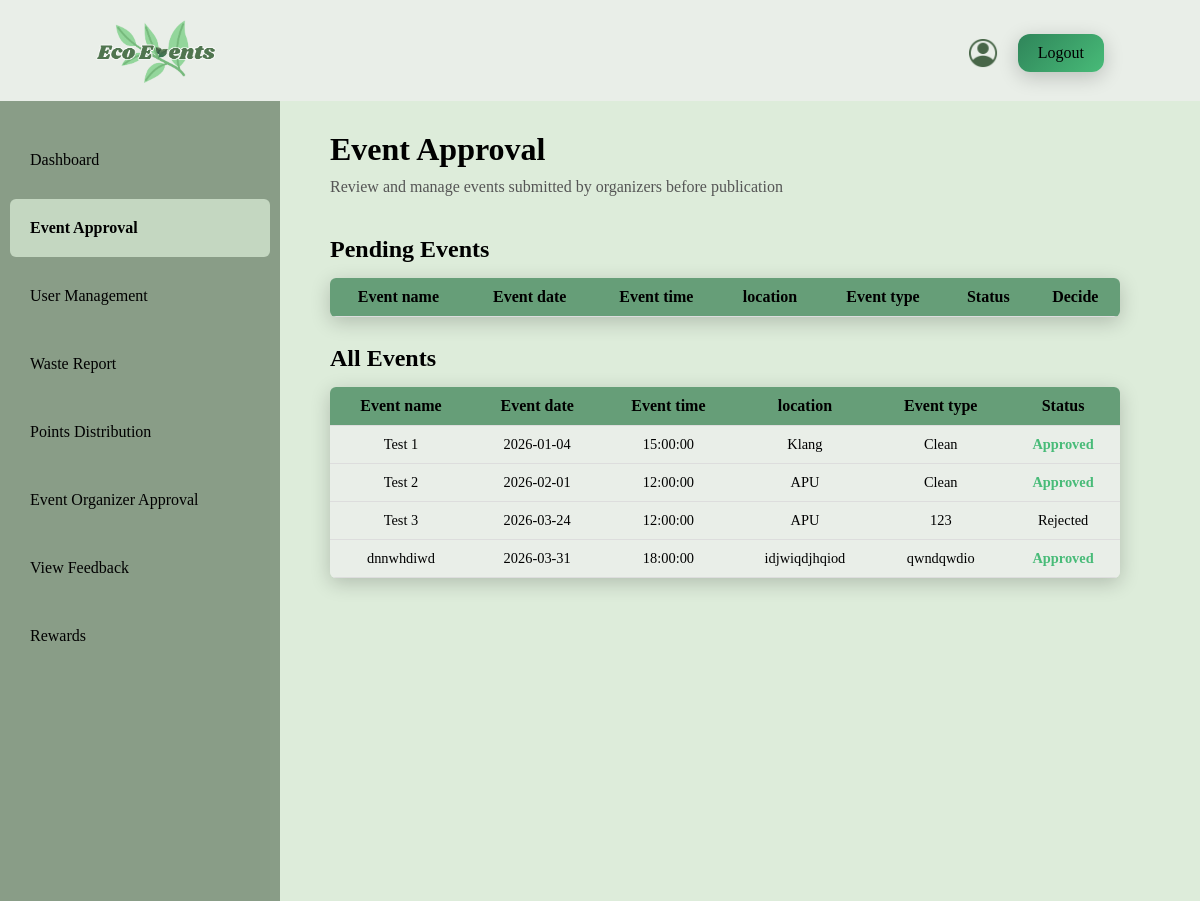
The app's page /Admin/eventApproval.php with its own data.
### tables this page shows
CREATE TABLE `events` (
  `id` int(11) NOT NULL,
  `event_name` varchar(255) NOT NULL,
  `event_date` date NOT NULL,
  `event_time` time DEFAULT NULL,
  `event_location` varchar(255) NOT NULL,
  `event_type` varchar(100) NOT NULL,
  `max_participants` int(11) DEFAULT NULL,
  `description` text DEFAULT NULL,
  `sustainability_goals` text DEFAULT NULL,
  `event_image` varchar(255) DEFAULT NULL,
  `status` varchar(50) DEFAULT 'Pending',
  `created_at` timestamp NOT NULL DEFAULT current_timestamp(),
  `last_updated_at` timestamp NULL DEFAULT NULL,
  `update_notice` varchar(255) DEFAULT NULL,
  `show_update_notice` tinyint(1) DEFAULT 0,
  `waste_report` text DEFAULT NULL,
  `organizer_id` int(11) DEFAULT NULL
);

### Admin/eventApproval.php (the view, shortened to what this page needs)
<?php
include "conn.php";
$allSql = "SELECT * FROM events";
$allResult = mysqli_query($dbConn, $allSql);
?>
<!DOCTYPE html>
<html lang="en">
<head>
    <link rel="stylesheet" href="style.css">
</head>
<body>
    <div class = "topBar">
        <a href="dashboard.php">
            <img class = "logo" src="logo.png" alt="Website Logo">
        </a>
        <div class = "topRight">
            <a href="Profile.php">
                <img class = "icon" src="profile.png" alt="Profile icon" >
            </a>
            <a class = "logoutBtn" href="logout.php">Logout</a>
        </div>
    </div>
    <div class = "container">
        <aside class = "sideBar">
            <a href = "dashboard.php">Dashboard</a>
            <a class = "eventApproval" href="eventApproval.php">Event Approval</a>
            <a href="userManagement.php">User Management</a>
            <a href="wasteReport.php">Waste Report</a>
            <a href="PointsDistribution.php">Points Distribution</a>
            <a href="OrganizerApproval.php">Event Organizer Approval</a>
            <a href="ViewFeedback.php">View Feedback</a>
            <a href="redeemRewards.php">Rewards</a>
        </aside>
        <div class = "mainContent">
            <h1>Event Approval</h1>
            <p class = "desc">Review and manage events submitted by organizers before publication</p>
            <h2 class = "sectionTitle">Pending Events</h2>
                <table class = "eventTable">
                    <tr class = "tableHeader">
                        <th>Event name</th>
                        <th>Event date</th>
                        <th>Event time</th>
                        <th>location</th>
                        <th>Event type</th>
                        <th>Status</th>
                        <th>Decide</th>
                    </tr>
                </table>
                <br>
            <h2 class = "sectionTitle">All Events</h2>
                <table class = "eventTable">
                    <tr class = "tableHeader">
                        <th>Event name</th>
                        <th>Event date</th>
                        <th>Event time</th>
                        <th>location</th>
                        <th>Event type</th>
                        <th>Status</th>
                    </tr>
                    <?php while ($row = mysqli_fetch_assoc($allResult)) {?>
                    <tr>
                        <td><?php echo $row ['event_name']; ?></td>
                        <td><?php echo $row ['event_date']; ?></td>
                        <td><?php echo $row ['event_time']; ?></td>
                        <td><?php echo $row ['event_location']; ?></td>
                        <td><?php echo $row ['event_type']; ?></td>
                        <td class = "<?php
                            if ($row ['status'] == 'Approved'){
                                echo 'approved';
                            }
                            else if ($ro ['status'] == 'Rejected'){
                                echo 'rejected';
                            }
                        ?>">
                            <?php echo $row ['status']?>
                        </td>
                    </tr>
                    <?php } ?>
                </table>
        </div>
    </div>
</body>
</html>

### Admin/style.css (style rules this page uses)
* { margin: 0; padding: 0; font-family: 'Times New Roman', Times, serif }
:root { --header:#e9eee8; --background:#ddecda; --button:linear-gradient(135deg,#2f855a,#48bb78); }
body { margin:0; font-family:'Times New Roman', Times, serif; background:var(--background); }
.topBar { background-color: #E9EEE8; display: flex; align-items: center; padding: 10px 16px; gap: 12px; padding-bottom: 0.38%; }
.logo { margin: 10px 80px; width: 120px; }
.topRight { margin-left: auto; margin-right: 80px; display: flex; gap: 20px; flex-shrink: 0; }
.topRight a { display: flex; }
.icon { width: 30px; height: auto; object-fit: contain; cursor: pointer; transition: opacity 0.3s ease; }
.logoutBtn { background: linear-gradient(135deg,#2f855a,#48bb78); color: black; border-radius: 12px; padding: 10px 20px; text-align: center; cursor: pointer; transition: background-color 0.3s ease; text-decoration: none; box-shadow: 0 5px 20px rgba(0, 0, 0, 0.2); }
.container { display:flex; width: 100%; }
.sideBar { background-color: #899d87; width: 280px; min-width: 150px; padding: 20px 10px; box-sizing: border-box; min-height: 100vh; }
.sideBar a { padding: 20px; text-decoration: none; color: black; display: block; white-space: nowrap; transition: background-color 0.3s ease; margin: 10px 0; }
.dashboard, .userManagement, .waste, .eventApproval { background-color: #C4D7C1; border-radius: 6px; box-sizing: border-box; font-weight: bold; }
.mainContent { margin: 30px 80px; margin-left: 50px; flex: 1; min-width: 0; }
.mainContent p { padding: 10px 0; }
.desc { margin-bottom: 30px; padding-left: 7%; color: #555; }
.sectionTitle { margin-bottom: 15px; }
.eventTable { margin: 10px 0; width: 100%; border-collapse: collapse; border-radius: 6px; overflow: hidden; table-layout: auto; box-shadow: 0 5px 20px rgba(0, 0, 0, 0.2); }
.tableHeader { background-color: #669e78; }
.eventTable th, .eventTable td { padding: 10px; text-align: center; word-break: break-word; overflow-wrap: break-word; }
tr { border-bottom: 1px solid #ddd; }
td { background-color: rgb(233, 238, 232); font-size: 0.9em; }
.approved { color: #48bb78; font-weight: bold; }

### records on screen
events: event_name "Test 1", event_date "2026-01-04", event_time "15:00:00", event_location "Klang", event_type "Clean", status "Approved"
events: event_name "Test 2", event_date "2026-02-01", event_time "12:00:00", event_location "APU", event_type "Clean", status "Approved"
events: event_name "Test 3", event_date "2026-03-24", event_time "12:00:00", event_location "APU", event_type "123", status "Rejected"
events: event_name "dnnwhdiwd", event_date "2026-03-31", event_time "18:00:00", event_location "idjwiqdjhqiod", event_type "qwndqwdio", status "Approved"
